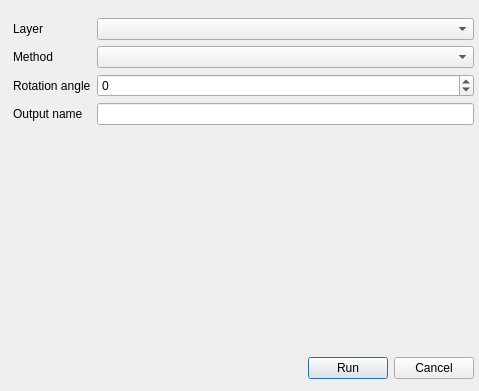
<?xml version="1.0" encoding="UTF-8"?>
<ui version="4.0">
 <class>MainTurnDialog</class>
 <widget class="QDialog" name="MainTurnDialog">
  <property name="geometry">
   <rect>
    <x>0</x>
    <y>0</y>
    <width>479</width>
    <height>391</height>
   </rect>
  </property>
  <property name="windowTitle">
   <string>Turn plugin</string>
  </property>
  <widget class="QWidget" name="layoutWidget">
   <property name="geometry">
    <rect>
     <x>13</x>
     <y>18</y>
     <width>461</width>
     <height>361</height>
    </rect>
   </property>
   <layout class="QGridLayout" name="gridLayout_2">
    <property name="sizeConstraint">
     <enum>QLayout::SetMaximumSize</enum>
    </property>
    <item row="2" column="2">
     <widget class="QComboBox" name="comboBox">
      <property name="currentText">
       <string/>
      </property>
      <property name="placeholderText">
       <string>Rotation</string>
      </property>
     </widget>
    </item>
    <item row="3" column="2">
     <layout class="QVBoxLayout" name="verticalLayout_2"/>
    </item>
    <item row="0" column="2">
     <widget class="QgsMapLayerComboBox" name="mMapLayerComboBox"/>
    </item>
    <item row="1" column="2">
     <layout class="QVBoxLayout" name="verticalLayout"/>
    </item>
    <item row="4" column="2">
     <widget class="QgsSpinBox" name="mQgsSpinBox">
      <property name="minimum">
       <number>-360</number>
      </property>
      <property name="maximum">
       <number>360</number>
      </property>
     </widget>
    </item>
    <item row="0" column="0">
     <widget class="QLabel" name="label">
      <property name="text">
       <string>Layer</string>
      </property>
     </widget>
    </item>
    <item row="6" column="2">
     <spacer name="verticalSpacer">
      <property name="orientation">
       <enum>Qt::Vertical</enum>
      </property>
      <property name="sizeHint" stdset="0">
       <size>
        <width>20</width>
        <height>40</height>
       </size>
      </property>
     </spacer>
    </item>
    <item row="2" column="0">
     <widget class="QLabel" name="label_3">
      <property name="text">
       <string>Method</string>
      </property>
     </widget>
    </item>
    <item row="4" column="0">
     <widget class="QLabel" name="label_2">
      <property name="text">
       <string>Rotation angle</string>
      </property>
     </widget>
    </item>
    <item row="7" column="2">
     <layout class="QGridLayout" name="gridLayout">
      <item row="1" column="1">
       <widget class="QPushButton" name="RunButton">
        <property name="text">
         <string>Run</string>
        </property>
       </widget>
      </item>
      <item row="1" column="0">
       <spacer name="horizontalSpacer">
        <property name="orientation">
         <enum>Qt::Horizontal</enum>
        </property>
        <property name="sizeHint" stdset="0">
         <size>
          <width>40</width>
          <height>20</height>
         </size>
        </property>
       </spacer>
      </item>
      <item row="1" column="2">
       <widget class="QPushButton" name="CancelButton">
        <property name="text">
         <string>Cancel</string>
        </property>
       </widget>
      </item>
     </layout>
    </item>
    <item row="0" column="1">
     <layout class="QHBoxLayout" name="horizontalLayout"/>
    </item>
    <item row="5" column="2">
     <widget class="QLineEdit" name="OutputLineEdit"/>
    </item>
    <item row="5" column="0">
     <widget class="QLabel" name="label_4">
      <property name="text">
       <string>Output name</string>
      </property>
     </widget>
    </item>
   </layout>
  </widget>
 </widget>
 <customwidgets>
  <customwidget>
   <class>QgsMapLayerComboBox</class>
   <extends>QComboBox</extends>
   <header>qgsmaplayercombobox.h</header>
  </customwidget>
  <customwidget>
   <class>QgsSpinBox</class>
   <extends>QSpinBox</extends>
   <header>qgsspinbox.h</header>
  </customwidget>
 </customwidgets>
 <resources/>
 <connections/>
</ui>
